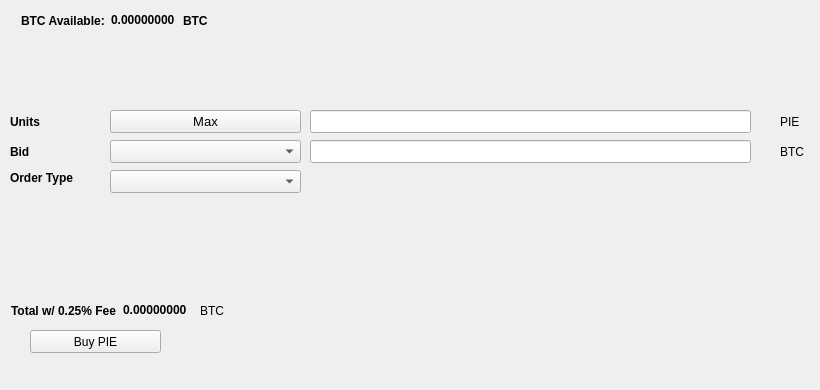
   <widget class="QWidget" name="BuyTab">
    <attribute name="title">
     <string>Buy</string>
    </attribute>
    <widget class="QPushButton" name="BuyPIE">
     <property name="geometry">
      <rect>
       <x>30</x>
       <y>330</y>
       <width>131</width>
       <height>23</height>
      </rect>
     </property>
     <property name="text">
      <string>Buy PIE</string>
     </property>
     <property name="icon">
      <iconset resource="../thunderhot.qrc">
       <normaloff>:/icons/bitcoin</normaloff>:/icons/bitcoin</iconset>
     </property>
    </widget>
    <widget class="QLabel" name="label_3">
     <property name="geometry">
      <rect>
       <x>10</x>
       <y>110</y>
       <width>46</width>
       <height>23</height>
      </rect>
     </property>
     <property name="font">
      <font>
       <weight>75</weight>
       <bold>true</bold>
      </font>
     </property>
     <property name="text">
      <string>Units</string>
     </property>
    </widget>
    <widget class="QLineEdit" name="UnitsInput">
     <property name="geometry">
      <rect>
       <x>310</x>
       <y>110</y>
       <width>441</width>
       <height>23</height>
      </rect>
     </property>
     <property name="font">
      <font>
       <pointsize>9</pointsize>
       <weight>75</weight>
       <bold>true</bold>
      </font>
     </property>
    </widget>
    <widget class="QLineEdit" name="BuyBidPriceEdit">
     <property name="geometry">
      <rect>
       <x>310</x>
       <y>140</y>
       <width>441</width>
       <height>23</height>
      </rect>
     </property>
     <property name="font">
      <font>
       <pointsize>9</pointsize>
       <weight>75</weight>
       <bold>true</bold>
      </font>
     </property>
    </widget>
    <widget class="QLabel" name="label_4">
     <property name="geometry">
      <rect>
       <x>780</x>
       <y>110</y>
       <width>31</width>
       <height>23</height>
      </rect>
     </property>
     <property name="text">
      <string>PIE</string>
     </property>
    </widget>
    <widget class="QLabel" name="label_5">
     <property name="geometry">
      <rect>
       <x>780</x>
       <y>140</y>
       <width>31</width>
       <height>23</height>
      </rect>
     </property>
     <property name="text">
      <string>BTC</string>
     </property>
    </widget>
    <widget class="QLabel" name="label_6">
     <property name="geometry">
      <rect>
       <x>10</x>
       <y>140</y>
       <width>46</width>
       <height>23</height>
      </rect>
     </property>
     <property name="font">
      <font>
       <weight>75</weight>
       <bold>true</bold>
      </font>
     </property>
     <property name="text">
      <string>Bid</string>
     </property>
    </widget>
    <widget class="QLabel" name="label_7">
     <property name="geometry">
      <rect>
       <x>10</x>
       <y>170</y>
       <width>91</width>
       <height>16</height>
      </rect>
     </property>
     <property name="font">
      <font>
       <weight>75</weight>
       <bold>true</bold>
      </font>
     </property>
     <property name="text">
      <string>Order Type</string>
     </property>
    </widget>
    <widget class="QPushButton" name="Buy_Max_Amount">
     <property name="geometry">
      <rect>
       <x>110</x>
       <y>110</y>
       <width>191</width>
       <height>23</height>
      </rect>
     </property>
     <property name="font">
      <font>
       <pointsize>10</pointsize>
      </font>
     </property>
     <property name="text">
      <string>Max</string>
     </property>
    </widget>
    <widget class="QComboBox" name="BuyBidcomboBox">
     <property name="geometry">
      <rect>
       <x>110</x>
       <y>140</y>
       <width>191</width>
       <height>23</height>
      </rect>
     </property>
     <property name="font">
      <font>
       <pointsize>10</pointsize>
      </font>
     </property>
    </widget>
    <widget class="QComboBox" name="buyOrdertypeCombo">
     <property name="geometry">
      <rect>
       <x>110</x>
       <y>170</y>
       <width>191</width>
       <height>23</height>
      </rect>
     </property>
     <property name="font">
      <font>
       <pointsize>10</pointsize>
      </font>
     </property>
    </widget>
    <widget class="QWidget" name="layoutWidget1">
     <property name="geometry">
      <rect>
       <x>21</x>
       <y>11</y>
       <width>227</width>
       <height>19</height>
      </rect>
     </property>
     <layout class="QHBoxLayout" name="horizontalLayout_3">
      <item>
       <widget class="QLabel" name="label232">
        <property name="font">
         <font>
          <weight>75</weight>
          <bold>true</bold>
         </font>
        </property>
        <property name="text">
         <string>BTC Available:</string>
        </property>
       </widget>
      </item>
      <item>
       <widget class="QLabel" name="BtcAvailableLbl">
        <property name="palette">
         <palette>
          <active>
           <colorrole role="WindowText">
            <brush brushstyle="SolidPattern">
             <color alpha="255">
              <red>0</red>
              <green>0</green>
              <blue>0</blue>
             </color>
            </brush>
           </colorrole>
           <colorrole role="Button">
            <brush brushstyle="SolidPattern">
             <color alpha="255">
              <red>0</red>
              <green>170</green>
              <blue>0</blue>
             </color>
            </brush>
           </colorrole>
           <colorrole role="Light">
            <brush brushstyle="SolidPattern">
             <color alpha="255">
              <red>0</red>
              <green>255</green>
              <blue>0</blue>
             </color>
            </brush>
           </colorrole>
           <colorrole role="Midlight">
            <brush brushstyle="SolidPattern">
             <color alpha="255">
              <red>0</red>
              <green>212</green>
              <blue>0</blue>
             </color>
            </brush>
           </colorrole>
           <colorrole role="Dark">
            <brush brushstyle="SolidPattern">
             <color alpha="255">
              <red>0</red>
              <green>85</green>
              <blue>0</blue>
             </color>
            </brush>
           </colorrole>
           <colorrole role="Mid">
            <brush brushstyle="SolidPattern">
             <color alpha="255">
              <red>0</red>
              <green>113</green>
              <blue>0</blue>
             </color>
            </brush>
           </colorrole>
           <colorrole role="Text">
            <brush brushstyle="SolidPattern">
             <color alpha="255">
              <red>0</red>
              <green>170</green>
              <blue>0</blue>
             </color>
            </brush>
           </colorrole>
           <colorrole role="BrightText">
            <brush brushstyle="SolidPattern">
             <color alpha="255">
              <red>255</red>
              <green>255</green>
              <blue>255</blue>
             </color>
            </brush>
           </colorrole>
           <colorrole role="ButtonText">
            <brush brushstyle="SolidPattern">
             <color alpha="255">
              <red>0</red>
              <green>0</green>
              <blue>0</blue>
             </color>
            </brush>
           </colorrole>
           <colorrole role="Base">
            <brush brushstyle="SolidPattern">
             <color alpha="255">
              <red>255</red>
              <green>255</green>
              <blue>255</blue>
             </color>
            </brush>
           </colorrole>
           <colorrole role="Window">
            <brush brushstyle="SolidPattern">
             <color alpha="255">
              <red>0</red>
              <green>170</green>
              <blue>0</blue>
             </color>
            </brush>
           </colorrole>
           <colorrole role="Shadow">
            <brush brushstyle="SolidPattern">
             <color alpha="255">
              <red>0</red>
              <green>0</green>
              <blue>0</blue>
             </color>
            </brush>
           </colorrole>
           <colorrole role="AlternateBase">
            <brush brushstyle="SolidPattern">
             <color alpha="255">
              <red>127</red>
              <green>212</green>
              <blue>127</blue>
             </color>
            </brush>
           </colorrole>
           <colorrole role="ToolTipBase">
            <brush brushstyle="SolidPattern">
             <color alpha="255">
              <red>255</red>
              <green>255</green>
              <blue>220</blue>
             </color>
            </brush>
           </colorrole>
           <colorrole role="ToolTipText">
            <brush brushstyle="SolidPattern">
             <color alpha="255">
              <red>0</red>
              <green>0</green>
              <blue>0</blue>
             </color>
            </brush>
           </colorrole>
          </active>
          <inactive>
           <colorrole role="WindowText">
            <brush brushstyle="SolidPattern">
             <color alpha="255">
              <red>0</red>
              <green>0</green>
              <blue>0</blue>
             </color>
            </brush>
           </colorrole>
           <colorrole role="Button">
            <brush brushstyle="SolidPattern">
             <color alpha="255">
              <red>0</red>
              <green>170</green>
              <blue>0</blue>
             </color>
            </brush>
           </colorrole>
           <colorrole role="Light">
            <brush brushstyle="SolidPattern">
             <color alpha="255">
              <red>0</red>
              <green>255</green>
              <blue>0</blue>
             </color>
            </brush>
           </colorrole>
           <colorrole role="Midlight">
            <brush brushstyle="SolidPattern">
             <color alpha="255">
              <red>0</red>
              <green>212</green>
              <blue>0</blue>
             </color>
            </brush>
           </colorrole>
           <colorrole role="Dark">
            <brush brushstyle="SolidPattern">
             <color alpha="255">
              <red>0</red>
              <green>85</green>
              <blue>0</blue>
             </color>
            </brush>
           </colorrole>
           <colorrole role="Mid">
            <brush brushstyle="SolidPattern">
             <color alpha="255">
              <red>0</red>
              <green>113</green>
              <blue>0</blue>
             </color>
            </brush>
           </colorrole>
           <colorrole role="Text">
            <brush brushstyle="SolidPattern">
             <color alpha="255">
              <red>0</red>
              <green>170</green>
              <blue>0</blue>
             </color>
            </brush>
           </colorrole>
           <colorrole role="BrightText">
            <brush brushstyle="SolidPattern">
             <color alpha="255">
              <red>255</red>
              <green>255</green>
              <blue>255</blue>
             </color>
            </brush>
           </colorrole>
           <colorrole role="ButtonText">
            <brush brushstyle="SolidPattern">
             <color alpha="255">
              <red>0</red>
              <green>0</green>
              <blue>0</blue>
             </color>
            </brush>
           </colorrole>
           <colorrole role="Base">
            <brush brushstyle="SolidPattern">
             <color alpha="255">
              <red>255</red>
              <green>255</green>
              <blue>255</blue>
             </color>
            </brush>
           </colorrole>
           <colorrole role="Window">
            <brush brushstyle="SolidPattern">
             <color alpha="255">
              <red>0</red>
              <green>170</green>
              <blue>0</blue>
             </color>
            </brush>
           </colorrole>
           <colorrole role="Shadow">
            <brush brushstyle="SolidPattern">
             <color alpha="255">
              <red>0</red>
              <green>0</green>
              <blue>0</blue>
             </color>
            </brush>
           </colorrole>
           <colorrole role="AlternateBase">
            <brush brushstyle="SolidPattern">
             <color alpha="255">
              <red>127</red>
              <green>212</green>
              <blue>127</blue>
             </color>
            </brush>
           </colorrole>
           <colorrole role="ToolTipBase">
            <brush brushstyle="SolidPattern">
             <color alpha="255">
              <red>255</red>
              <green>255</green>
              <blue>220</blue>
             </color>
            </brush>
           </colorrole>
           <colorrole role="ToolTipText">
            <brush brushstyle="SolidPattern">
             <color alpha="255">
              <red>0</red>
              <green>0</green>
              <blue>0</blue>
             </color>
            </brush>
           </colorrole>
          </inactive>
          <disabled>
           <colorrole role="WindowText">
            <brush brushstyle="SolidPattern">
             <color alpha="255">
              <red>0</red>
              <green>85</green>
              <blue>0</blue>
             </color>
            </brush>
           </colorrole>
           <colorrole role="Button">
            <brush brushstyle="SolidPattern">
             <color alpha="255">
              <red>0</red>
              <green>170</green>
              <blue>0</blue>
             </color>
            </brush>
           </colorrole>
           <colorrole role="Light">
            <brush brushstyle="SolidPattern">
             <color alpha="255">
              <red>0</red>
              <green>255</green>
              <blue>0</blue>
             </color>
            </brush>
           </colorrole>
           <colorrole role="Midlight">
            <brush brushstyle="SolidPattern">
             <color alpha="255">
              <red>0</red>
              <green>212</green>
              <blue>0</blue>
             </color>
            </brush>
           </colorrole>
           <colorrole role="Dark">
            <brush brushstyle="SolidPattern">
             <color alpha="255">
              <red>0</red>
              <green>85</green>
              <blue>0</blue>
             </color>
            </brush>
           </colorrole>
           <colorrole role="Mid">
            <brush brushstyle="SolidPattern">
             <color alpha="255">
              <red>0</red>
              <green>113</green>
              <blue>0</blue>
             </color>
            </brush>
           </colorrole>
           <colorrole role="Text">
            <brush brushstyle="SolidPattern">
             <color alpha="255">
              <red>0</red>
              <green>85</green>
              <blue>0</blue>
             </color>
            </brush>
           </colorrole>
           <colorrole role="BrightText">
            <brush brushstyle="SolidPattern">
             <color alpha="255">
              <red>255</red>
              <green>255</green>
              <blue>255</blue>
             </color>
            </brush>
           </colorrole>
           <colorrole role="ButtonText">
            <brush brushstyle="SolidPattern">
             <color alpha="255">
              <red>0</red>
              <green>85</green>
              <blue>0</blue>
             </color>
            </brush>
           </colorrole>
           <colorrole role="Base">
            <brush brushstyle="SolidPattern">
             <color alpha="255">
              <red>0</red>
              <green>170</green>
              <blue>0</blue>
             </color>
            </brush>
           </colorrole>
           <colorrole role="Window">
            <brush brushstyle="SolidPattern">
             <color alpha="255">
              <red>0</red>
              <green>170</green>
              <blue>0</blue>
             </color>
            </brush>
           </colorrole>
           <colorrole role="Shadow">
            <brush brushstyle="SolidPattern">
             <color alpha="255">
              <red>0</red>
              <green>0</green>
              <blue>0</blue>
             </color>
            </brush>
           </colorrole>
           <colorrole role="AlternateBase">
            <brush brushstyle="SolidPattern">
             <color alpha="255">
              <red>0</red>
              <green>170</green>
              <blue>0</blue>
             </color>
            </brush>
           </colorrole>
           <colorrole role="ToolTipBase">
            <brush brushstyle="SolidPattern">
             <color alpha="255">
              <red>255</red>
              <green>255</green>
              <blue>220</blue>
             </color>
            </brush>
           </colorrole>
           <colorrole role="ToolTipText">
            <brush brushstyle="SolidPattern">
             <color alpha="255">
              <red>0</red>
              <green>0</green>
              <blue>0</blue>
             </color>
            </brush>
           </colorrole>
          </disabled>
         </palette>
        </property>
        <property name="font">
         <font>
          <weight>75</weight>
          <bold>true</bold>
         </font>
        </property>
        <property name="text">
         <string>0.00000000</string>
        </property>
        <property name="textInteractionFlags">
         <set>Qt::LinksAccessibleByMouse|Qt::TextSelectableByKeyboard|Qt::TextSelectableByMouse</set>
        </property>
       </widget>
      </item>
      <item>
       <widget class="QLabel" name="BtcAvailableLbl_2">
        <property name="font">
         <font>
          <weight>75</weight>
          <bold>true</bold>
         </font>
        </property>
        <property name="text">
         <string>BTC</string>
        </property>
       </widget>
      </item>
     </layout>
    </widget>
    <widget class="QWidget" name="layoutWidge2">
     <property name="geometry">
      <rect>
       <x>11</x>
       <y>301</y>
       <width>259</width>
       <height>19</height>
      </rect>
     </property>
     <layout class="QHBoxLayout" name="horizontalLayout_4">
      <item>
       <widget class="QLabel" name="label_9">
        <property name="font">
         <font>
          <weight>75</weight>
          <bold>true</bold>
         </font>
        </property>
        <property name="text">
         <string>Total w/ 0.25% Fee</string>
        </property>
       </widget>
      </item>
      <item>
       <widget class="QLabel" name="BuyCostLabel">
        <property name="palette">
         <palette>
          <active>
           <colorrole role="WindowText">
            <brush brushstyle="SolidPattern">
             <color alpha="255">
              <red>0</red>
              <green>0</green>
              <blue>0</blue>
             </color>
            </brush>
           </colorrole>
           <colorrole role="Button">
            <brush brushstyle="SolidPattern">
             <color alpha="255">
              <red>0</red>
              <green>170</green>
              <blue>0</blue>
             </color>
            </brush>
           </colorrole>
           <colorrole role="Light">
            <brush brushstyle="SolidPattern">
             <color alpha="255">
              <red>0</red>
              <green>255</green>
              <blue>0</blue>
             </color>
            </brush>
           </colorrole>
           <colorrole role="Midlight">
            <brush brushstyle="SolidPattern">
             <color alpha="255">
              <red>0</red>
              <green>212</green>
              <blue>0</blue>
             </color>
            </brush>
           </colorrole>
           <colorrole role="Dark">
            <brush brushstyle="SolidPattern">
             <color alpha="255">
              <red>0</red>
              <green>85</green>
              <blue>0</blue>
             </color>
            </brush>
           </colorrole>
           <colorrole role="Mid">
            <brush brushstyle="SolidPattern">
             <color alpha="255">
              <red>0</red>
              <green>113</green>
              <blue>0</blue>
             </color>
            </brush>
           </colorrole>
           <colorrole role="Text">
            <brush brushstyle="SolidPattern">
             <color alpha="255">
              <red>0</red>
              <green>170</green>
              <blue>0</blue>
             </color>
            </brush>
           </colorrole>
           <colorrole role="BrightText">
            <brush brushstyle="SolidPattern">
             <color alpha="255">
              <red>255</red>
              <green>255</green>
              <blue>255</blue>
             </color>
            </brush>
           </colorrole>
           <colorrole role="ButtonText">
            <brush brushstyle="SolidPattern">
             <color alpha="255">
              <red>0</red>
              <green>0</green>
              <blue>0</blue>
             </color>
            </brush>
           </colorrole>
           <colorrole role="Base">
            <brush brushstyle="SolidPattern">
             <color alpha="255">
              <red>255</red>
              <green>255</green>
              <blue>255</blue>
             </color>
            </brush>
           </colorrole>
           <colorrole role="Window">
            <brush brushstyle="SolidPattern">
             <color alpha="255">
              <red>0</red>
              <green>170</green>
              <blue>0</blue>
             </color>
            </brush>
           </colorrole>
           <colorrole role="Shadow">
            <brush brushstyle="SolidPattern">
             <color alpha="255">
              <red>0</red>
              <green>0</green>
              <blue>0</blue>
             </color>
            </brush>
           </colorrole>
           <colorrole role="AlternateBase">
            <brush brushstyle="SolidPattern">
             <color alpha="255">
              <red>127</red>
              <green>212</green>
              <blue>127</blue>
             </color>
            </brush>
           </colorrole>
           <colorrole role="ToolTipBase">
            <brush brushstyle="SolidPattern">
             <color alpha="255">
              <red>255</red>
              <green>255</green>
              <blue>220</blue>
             </color>
            </brush>
           </colorrole>
           <colorrole role="ToolTipText">
            <brush brushstyle="SolidPattern">
             <color alpha="255">
              <red>0</red>
              <green>0</green>
              <blue>0</blue>
             </color>
            </brush>
           </colorrole>
          </active>
          <inactive>
           <colorrole role="WindowText">
            <brush brushstyle="SolidPattern">
             <color alpha="255">
              <red>0</red>
              <green>0</green>
              <blue>0</blue>
             </color>
            </brush>
           </colorrole>
           <colorrole role="Button">
            <brush brushstyle="SolidPattern">
             <color alpha="255">
              <red>0</red>
              <green>170</green>
              <blue>0</blue>
             </color>
            </brush>
           </colorrole>
           <colorrole role="Light">
            <brush brushstyle="SolidPattern">
             <color alpha="255">
              <red>0</red>
              <green>255</green>
              <blue>0</blue>
             </color>
            </brush>
           </colorrole>
           <colorrole role="Midlight">
            <brush brushstyle="SolidPattern">
             <color alpha="255">
              <red>0</red>
              <green>212</green>
              <blue>0</blue>
             </color>
            </brush>
           </colorrole>
           <colorrole role="Dark">
            <brush brushstyle="SolidPattern">
             <color alpha="255">
              <red>0</red>
              <green>85</green>
              <blue>0</blue>
             </color>
            </brush>
           </colorrole>
           <colorrole role="Mid">
            <brush brushstyle="SolidPattern">
             <color alpha="255">
              <red>0</red>
              <green>113</green>
              <blue>0</blue>
             </color>
            </brush>
           </colorrole>
           <colorrole role="Text">
            <brush brushstyle="SolidPattern">
             <color alpha="255">
              <red>0</red>
              <green>170</green>
              <blue>0</blue>
             </color>
            </brush>
           </colorrole>
           <colorrole role="BrightText">
            <brush brushstyle="SolidPattern">
             <color alpha="255">
              <red>255</red>
              <green>255</green>
              <blue>255</blue>
             </color>
            </brush>
           </colorrole>
           <colorrole role="ButtonText">
            <brush brushstyle="SolidPattern">
             <color alpha="255">
              <red>0</red>
              <green>0</green>
              <blue>0</blue>
             </color>
            </brush>
           </colorrole>
           <colorrole role="Base">
            <brush brushstyle="SolidPattern">
             <color alpha="255">
              <red>255</red>
              <green>255</green>
              <blue>255</blue>
             </color>
            </brush>
           </colorrole>
           <colorrole role="Window">
            <brush brushstyle="SolidPattern">
             <color alpha="255">
              <red>0</red>
              <green>170</green>
              <blue>0</blue>
             </color>
            </brush>
           </colorrole>
           <colorrole role="Shadow">
            <brush brushstyle="SolidPattern">
             <color alpha="255">
              <red>0</red>
              <green>0</green>
              <blue>0</blue>
             </color>
            </brush>
           </colorrole>
           <colorrole role="AlternateBase">
            <brush brushstyle="SolidPattern">
             <color alpha="255">
              <red>127</red>
              <green>212</green>
              <blue>127</blue>
             </color>
            </brush>
           </colorrole>
           <colorrole role="ToolTipBase">
            <brush brushstyle="SolidPattern">
             <color alpha="255">
              <red>255</red>
              <green>255</green>
              <blue>220</blue>
             </color>
            </brush>
           </colorrole>
           <colorrole role="ToolTipText">
            <brush brushstyle="SolidPattern">
             <color alpha="255">
              <red>0</red>
              <green>0</green>
              <blue>0</blue>
             </color>
            </brush>
           </colorrole>
          </inactive>
          <disabled>
           <colorrole role="WindowText">
            <brush brushstyle="SolidPattern">
             <color alpha="255">
              <red>0</red>
              <green>85</green>
              <blue>0</blue>
             </color>
            </brush>
           </colorrole>
           <colorrole role="Button">
            <brush brushstyle="SolidPattern">
             <color alpha="255">
              <red>0</red>
              <green>170</green>
              <blue>0</blue>
             </color>
            </brush>
           </colorrole>
           <colorrole role="Light">
            <brush brushstyle="SolidPattern">
             <color alpha="255">
              <red>0</red>
              <green>255</green>
              <blue>0</blue>
             </color>
            </brush>
           </colorrole>
           <colorrole role="Midlight">
            <brush brushstyle="SolidPattern">
             <color alpha="255">
              <red>0</red>
              <green>212</green>
              <blue>0</blue>
             </color>
            </brush>
           </colorrole>
           <colorrole role="Dark">
            <brush brushstyle="SolidPattern">
             <color alpha="255">
              <red>0</red>
              <green>85</green>
              <blue>0</blue>
             </color>
            </brush>
           </colorrole>
           <colorrole role="Mid">
            <brush brushstyle="SolidPattern">
             <color alpha="255">
              <red>0</red>
              <green>113</green>
              <blue>0</blue>
             </color>
            </brush>
           </colorrole>
           <colorrole role="Text">
            <brush brushstyle="SolidPattern">
             <color alpha="255">
              <red>0</red>
              <green>85</green>
              <blue>0</blue>
             </color>
            </brush>
           </colorrole>
           <colorrole role="BrightText">
            <brush brushstyle="SolidPattern">
             <color alpha="255">
              <red>255</red>
              <green>255</green>
              <blue>255</blue>
             </color>
            </brush>
           </colorrole>
           <colorrole role="ButtonText">
            <brush brushstyle="SolidPattern">
             <color alpha="255">
              <red>0</red>
              <green>85</green>
              <blue>0</blue>
             </color>
            </brush>
           </colorrole>
           <colorrole role="Base">
            <brush brushstyle="SolidPattern">
             <color alpha="255">
              <red>0</red>
              <green>170</green>
              <blue>0</blue>
             </color>
            </brush>
           </colorrole>
           <colorrole role="Window">
            <brush brushstyle="SolidPattern">
             <color alpha="255">
              <red>0</red>
              <green>170</green>
              <blue>0</blue>
             </color>
            </brush>
           </colorrole>
           <colorrole role="Shadow">
            <brush brushstyle="SolidPattern">
             <color alpha="255">
              <red>0</red>
              <green>0</green>
              <blue>0</blue>
             </color>
            </brush>
           </colorrole>
           <colorrole role="AlternateBase">
            <brush brushstyle="SolidPattern">
             <color alpha="255">
              <red>0</red>
              <green>170</green>
              <blue>0</blue>
             </color>
            </brush>
           </colorrole>
           <colorrole role="ToolTipBase">
            <brush brushstyle="SolidPattern">
             <color alpha="255">
              <red>255</red>
              <green>255</green>
              <blue>220</blue>
             </color>
            </brush>
           </colorrole>
           <colorrole role="ToolTipText">
            <brush brushstyle="SolidPattern">
             <color alpha="255">
              <red>0</red>
              <green>0</green>
              <blue>0</blue>
             </color>
            </brush>
           </colorrole>
          </disabled>
         </palette>
        </property>
        <property name="font">
         <font>
          <weight>75</weight>
          <bold>true</bold>
         </font>
        </property>
        <property name="autoFillBackground">
         <bool>false</bool>
        </property>
        <property name="text">
         <string>0.00000000</string>
        </property>
        <property name="textInteractionFlags">
         <set>Qt::LinksAccessibleByMouse|Qt::TextSelectableByMouse</set>
        </property>
       </widget>
      </item>
      <item>
       <widget class="QLabel" name="label_10">
        <property name="font">
         <font>
          <weight>50</weight>
          <bold>false</bold>
         </font>
        </property>
        <property name="text">
         <string>BTC</string>
        </property>
       </widget>
      </item>
     </layout>
    </widget>
    <widget class="QLabel" name="label_24">
     <property name="geometry">
      <rect>
       <x>460</x>
       <y>300</y>
       <width>281</width>
       <height>81</height>
      </rect>
     </property>
     <property name="text">
      <string/>
     </property>
     <property name="pixmap">
      <pixmap>:/images/bittrex</pixmap>
     </property>
    </widget>
   </widget>
